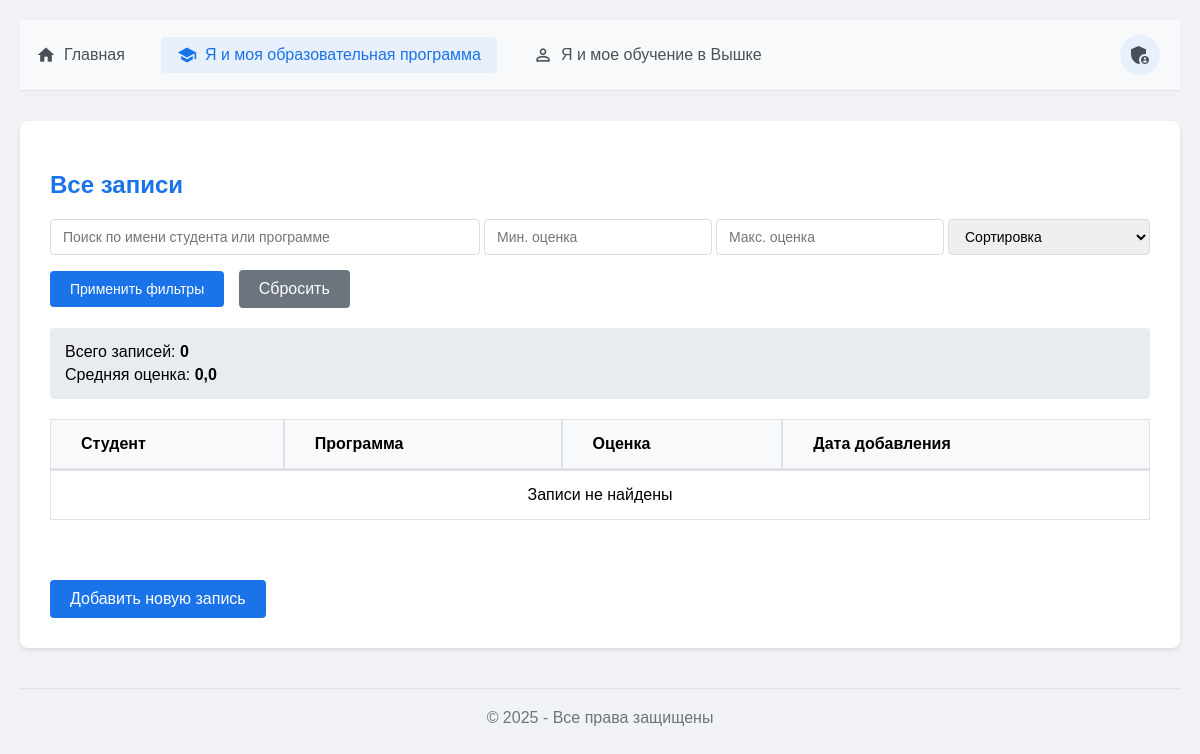
The app's page /app1/, older data.
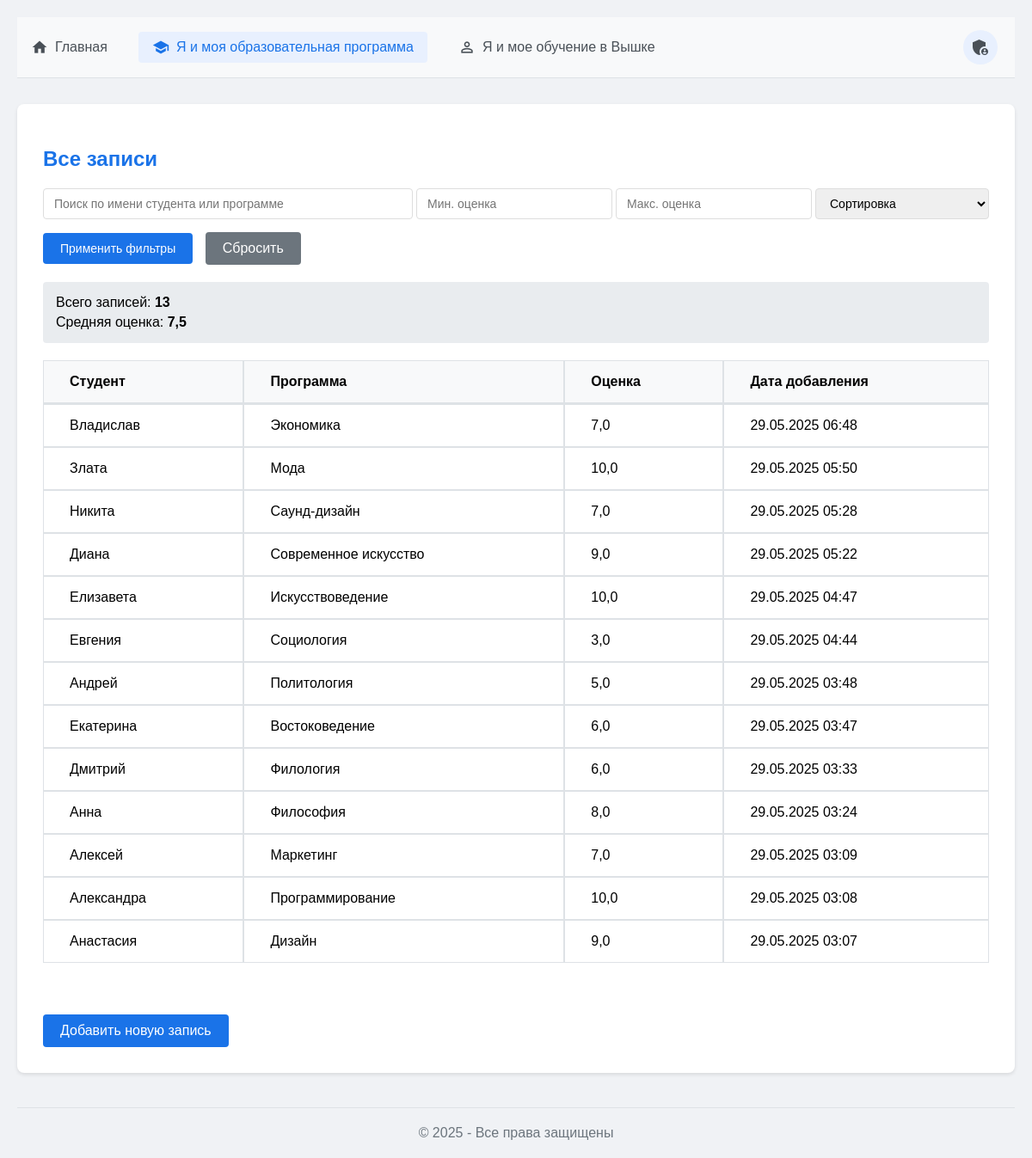
The same page, newer data.
### project01/app1/models.py (models this page shows, shortened)
class EducationalProgram(models.Model):
    name = models.CharField("Название программы", max_length=200)
    student_name = models.CharField("Имя студента", max_length=100)
    grade = models.FloatField("Оценка")
    date_added = models.DateTimeField(auto_now_add=True)

### project01/app1/views.py (the view)
# urls.py: path('', views.program_list, name='program_list'),
def program_list(request):
    programs = EducationalProgram.objects.all()
    filter_form = ProgramFilterForm(request.GET)
    if filter_form.is_valid():
        search = filter_form.cleaned_data.get('search')
        if search:
            programs = programs.filter(
                Q(student_name__icontains=search) |
                Q(name__icontains=search)
            )
        min_grade = filter_form.cleaned_data.get('min_grade')
        if min_grade is not None:
            programs = programs.filter(grade__gte=min_grade)
        max_grade = filter_form.cleaned_data.get('max_grade')
        if max_grade is not None:
            programs = programs.filter(grade__lte=max_grade)
        sort_by = filter_form.cleaned_data.get('sort_by')
        if sort_by:
            programs = programs.order_by(sort_by)
        else:
            programs = programs.order_by('-date_added')  # По умолчанию сортируем по дате
    avg_grade = programs.aggregate(Avg('grade'))['grade__avg']
    total = programs.count()
    return render(request, 'app1/list.html', {
        'programs': programs,
        'avg_grade': avg_grade,
        'total': total,
        'filter_form': filter_form
    })

### project01/app1/forms.py
class ProgramFilterForm(forms.Form):
    search = forms.CharField(
        required=False,
        widget=forms.TextInput(attrs={
            'class': 'form-control',
            'placeholder': 'Поиск по имени студента или программе'
        })
    )
    min_grade = forms.FloatField(
        required=False,
        widget=forms.NumberInput(attrs={
            'class': 'form-control',
            'placeholder': 'Мин. оценка',
            'step': '0.1'
        })
    )
    max_grade = forms.FloatField(
        required=False,
        widget=forms.NumberInput(attrs={
            'class': 'form-control',
            'placeholder': 'Макс. оценка',
            'step': '0.1'
        })
    )
    sort_by = forms.ChoiceField(
        required=False,
        choices=[
            ('', 'Сортировка'),
            ('student_name', 'По имени студента'),
            ('name', 'По названию программы'),
            ('grade', 'По оценке (возр.)'),
            ('-grade', 'По оценке (убыв.)'),
            ('date_added', 'По дате добавления (стар.)'),
            ('-date_added', 'По дате добавления (нов.)')
        ],
        widget=forms.Select(attrs={'class': 'form-control'})
    )

### project01/app1/templates/app1/list.html (shortened to what this page needs)
{% extends "base.html" %}
{% block content %}
<h2>Все записи</h2>
<form method="get" class="filter-form" style="margin-bottom: 20px;">
    <div style="display: grid; grid-template-columns: 2fr 1fr 1fr 1fr; gap: 30px; margin-bottom: 15px;">
        {{ filter_form.search }}
        {{ filter_form.min_grade }}
        {{ filter_form.max_grade }}
        {{ filter_form.sort_by }}
    </div>
    <button type="submit" style="
        padding: 10px 20px;
        background-color: #1a73e8;
        color: white;
        border: none;
        border-radius: 4px;
        cursor: pointer;
    ">Применить фильтры</button>
    <a href="{% url 'program_list' %}" class="content-link" style="
        background-color: #6c757d;
        margin-left: 10px;
    ">Сбросить</a>
</form>
<div style="background-color: #e9ecef; padding: 15px; border-radius: 4px; margin-bottom: 20px;">
    <p style="margin: 0;">Всего записей: <strong>{{ total }}</strong></p>
    <p style="margin: 5px 0 0 0;">Средняя оценка: <strong>{{ avg_grade|default:"0"|floatformat:1 }}</strong></p>
</div>
<table>
    <thead>
        <tr>
            <th>Студент</th>
            <th>Программа</th>
            <th>Оценка</th>
            <th>Дата добавления</th>
        </tr>
    </thead>
    <tbody>
        {% for p in programs %}
        <tr>
            <td>{{ p.student_name }}</td>
            <td>{{ p.name }}</td>
            <td>{{ p.grade }}</td>
            <td>{{ p.date_added|date:"d.m.Y H:i" }}</td>
        </tr>
        {% empty %}
        <tr>
            <td colspan="4" style="text-align: center; padding: 20px;">
                Записи не найдены
            </td>
        </tr>
        {% endfor %}
    </tbody>
</table>
<a href="{% url 'add_program' %}" class="content-link" style="margin-top: 30px; display: inline-block;">Добавить новую
    запись</a>
{% endblock %}

### templates/base.html (shortened to what this page needs)
<!DOCTYPE html>
<html lang="ru">
<head>
</head>
<body>
    {% block app_nav %}
    <nav class="nav">
        <div>
            <a href="{% url 'home' %}" class="nav-link {% if request.path == '/' %}active{% endif %}">
                <i class="material-icons">home</i> Главная
            </a>
            <a href="{% url 'program_list' %}" class="nav-link {% if '/app1/' in request.path %}active{% endif %}">
                <i class="material-icons">school</i> Я и моя образовательная программа
            </a>
            <a href="{% url 'page_list' %}" class="nav-link {% if '/app2/' in request.path %}active{% endif %}">
                <i class="material-icons">person_outline</i> Я и мое обучение в Вышке
            </a>
        </div>
        <div>
            <a href="{% url 'admin:index' %}" class="nav-link admin-link" target="_blank" title="Админ-панель">
                <span class="material-icons">admin_panel_settings</span>
            </a>
        </div>
    </nav>
    {% endblock %}
    <div class="container">
        {% block content %}{% endblock %}
    </div>
    <footer>
        &copy; {% now "Y" %} - Все права защищены
    </footer>
</body>
</html>

### templates/base.html (style rules this page uses)
body { font-family: Arial, sans-serif; margin: 0; padding: 20px; background-color: #f0f2f5; }
.container { max-width: 1200px; margin: 0 auto; background-color: white; padding: 30px; border-radius: 8px; box-shadow: 0 2px 4px rgba(0, 0, 0, 0.1); }
.nav { background-color: #f8f9fa; padding: 15px 0; margin-bottom: 30px; border-bottom: 1px solid #dee2e6; display: flex; justify-content: space-between; align-items: center; }
.nav div { display: flex; gap: 20px; }
.nav-link { color: #495057; text-decoration: none; padding: 8px 16px; border-radius: 4px; transition: all 0.2s; display: flex; align-items: center; gap: 8px; }
.nav-link.active { color: #1a73e8; background-color: #e8f0fe; font-weight: 500; }
.nav-link .material-icons { font-size: 20px; }
.admin-link { background-color: #e8f0fe; border-radius: 50%; width: 40px; height: 40px; display: flex; align-items: center; justify-content: center; padding: 0; margin-right: 20px; }
.admin-link .material-icons { font-size: 24px; }
input[type="text"], input[type="number"], select { width: 100%; padding: 8px 12px; border: 1px solid #ddd; border-radius: 4px; font-size: 14px; }
.form-control { width: 100%; padding: 8px 12px; border: 1px solid #ddd; border-radius: 4px; font-size: 14px; }
button { cursor: pointer; border: none; font-size: 14px; }
.content-link { display: inline-block; padding: 10px 20px; background-color: #1a73e8; color: white; text-decoration: none; border-radius: 4px; transition: all 0.2s; }
h2 { color: #1a73e8; margin-bottom: 20px; }
table { width: 100%; border-collapse: collapse; margin: 20px 0; }
th, td { padding: 10px; text-align: left; border: 1px solid #ddd; }
th { background-color: #f8f9fa; }
footer { text-align: center; margin-top: 40px; padding-top: 20px; border-top: 1px solid #dee2e6; color: #6c757d; }

### project01/app1/templates/app1/list.html (style rules this page uses)
table { border-spacing: 0; border-collapse: separate; margin-bottom: 30px !important; }
th, td { padding: 15px 30px !important; border: 1px solid #dee2e6; }
th { background-color: #f8f9fa; font-weight: 600; text-align: left; border-bottom: 2px solid #dee2e6; }
td { background-color: white; }

Row changes from the older to the newer data that the page shows:
added EducationalProgram: student_name "Владислав", name "Экономика", grade "7,0", date_added "29.05.2025 06:48"
added EducationalProgram: student_name "Злата", name "Мода", grade "10,0", date_added "29.05.2025 05:50"
added EducationalProgram: student_name "Никита", name "Саунд-дизайн", grade "7,0", date_added "29.05.2025 05:28"
added EducationalProgram: student_name "Диана", name "Современное искусство", grade "9,0", date_added "29.05.2025 05:22"
added EducationalProgram: student_name "Елизавета", name "Искусствоведение", grade "10,0", date_added "29.05.2025 04:47"
added EducationalProgram: student_name "Евгения", name "Социология", grade "3,0", date_added "29.05.2025 04:44"
added EducationalProgram: student_name "Андрей", name "Политология", grade "5,0", date_added "29.05.2025 03:48"
added EducationalProgram: student_name "Екатерина", name "Востоковедение", grade "6,0", date_added "29.05.2025 03:47"
added EducationalProgram: student_name "Дмитрий", name "Филология", grade "6,0", date_added "29.05.2025 03:33"
added EducationalProgram: student_name "Анна", name "Философия", grade "8,0", date_added "29.05.2025 03:24"
added EducationalProgram: student_name "Алексей", name "Маркетинг", grade "7,0", date_added "29.05.2025 03:09"
added EducationalProgram: student_name "Александра", name "Программирование", grade "10,0", date_added "29.05.2025 03:08"
added EducationalProgram: student_name "Анастасия", name "Дизайн", grade "9,0", date_added "29.05.2025 03:07"
Text that changed along with them:
{{ total }}: "0" → "13"
{{ avg_grade|default:"0"|floatformat:1 }}: "0,0" → "7,5"
text no longer shown: "Записи не найдены"
